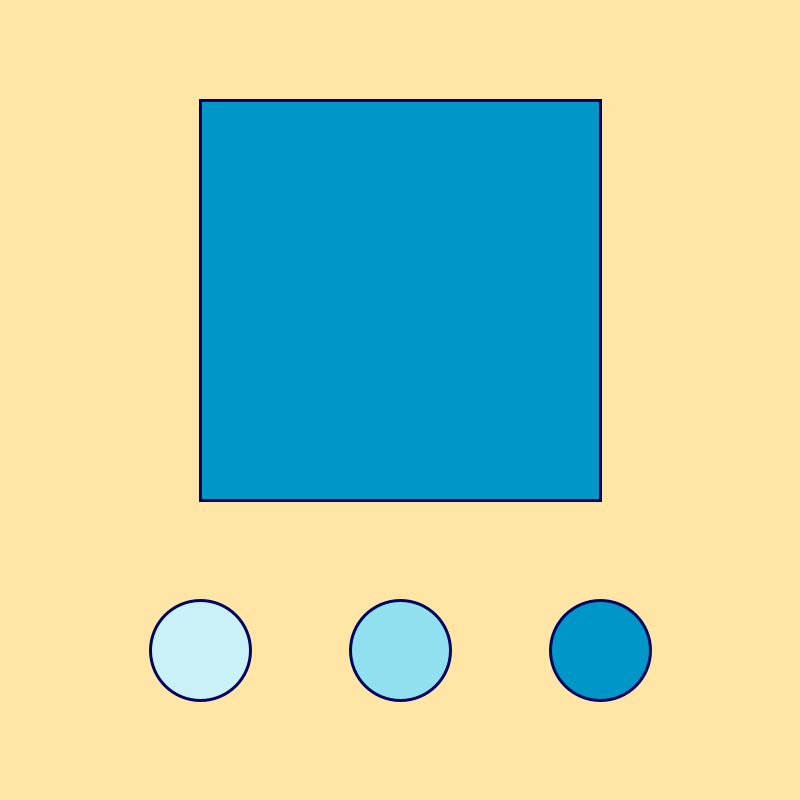
Frame 1 (no input)
Frame 60 (the mouse pressed at the canvas centre just before this capture): identical to frame 1, image omitted
Frame 120 (the mouse held since frame 60 and released just before this capture): identical to frame 1, image omitted

The Processing sketch that drew this single still picture (run headless with seeded random() and noise(); from frame 60 on, the mouse is pressed at the canvas centre):

// Processing sketch: Lesson_4A
// ── Lesson_4A.pde
//Eric Li
//Processing 11
//Lesson 4A

//Color Pallette
color lightCyan = #caf0f8;
color mediumSkyBlue = #90e0ef;
color darkerBlue = #0096c7;
color darkestBlue = #03045e;
color paleYellow = #ffe6a7;
color blueHue = #a2d2ff;
//variable for color selection
color selectedColor;

void setup (){
  size(800,800);
  strokeWeight(3);
  stroke(darkestBlue);
  selectedColor = darkerBlue;
}

void draw() {
  background(paleYellow);
  
  //buttons
  //light cyan button
  if (dist(200,650,mouseX,mouseY) < 50) {
    stroke(blueHue);
  } else {
    stroke(darkestBlue);
  }
  //medium sky blue button
  if(dist(400,650,mouseX,mouseY) < 50) {
    stroke(blueHue);
  } else {
    stroke(darkestBlue);
  }
  //darker blue button
  if(dist(600,650,mouseX,mouseY) < 50) {
    stroke(blueHue);
  }else {
    stroke(darkestBlue);
  }
  
  fill(lightCyan);
  circle(200, 650, 100);
  
  fill(mediumSkyBlue);
  circle(400, 650, 100);
  
  fill(darkerBlue);
  circle(600, 650, 100);
  
  //indicator
  fill(selectedColor);
  square(200, 100, 400);
}
  
void mouseReleased() {
  //light cyan button
  if (dist(200,650,mouseX,mouseY) < 50) {
    selectedColor = lightCyan;
  }
  //medium sky blue button
  if(dist(400,650,mouseX,mouseY) < 50) {
    selectedColor = mediumSkyBlue;
  }
  //darker blue button
  if(dist(600,650,mouseX,mouseY) < 50) {
    selectedColor = darkerBlue;
  }
}
    
  
  
